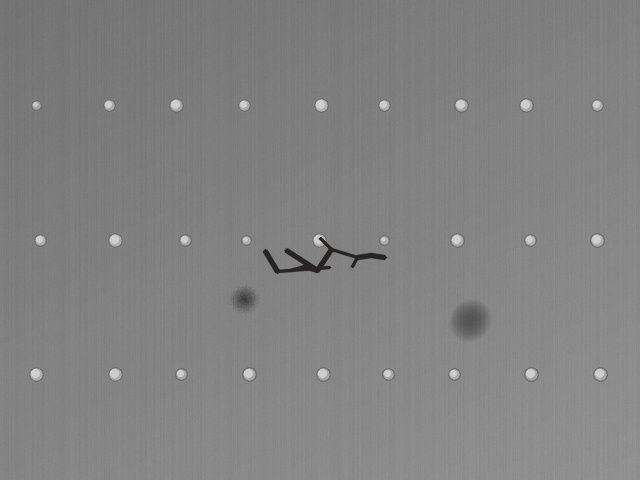
#> input picture backend/sample_panels/panel_000.jpg, 640 x 480 px
$ python cv_detector.py --image sample_panels/panel_000.jpg
#> lines starting #> are read from the running program, lines starting #| are printed output that depends on the picture; after the words box and inside, x2 and y2 are one past the last pixel; in counts of white or black regions, pixels touching at a corner belong together
"""Classical computer-vision defect detector for the knocked-down inspection demo.

No ML weights, no dataset, no GPU: detects the six aircraft-surface defect
classes with deterministic OpenCV pipelines. Exposes a minimal YOLO-compatible
interface (names + callable returning results with .boxes and .plot()) so it
drops straight into main.py's run_inference without touching the websocket /
video / batch / report paths.

    crack         dark jagged line        -> morphological black-hat + elongation
    scratch       bright thin line        -> morphological white-hat + elongation
    dent          soft elliptical shading -> local-background dark blob, roundish
    corrosion     rust-colored speckle    -> HSV hue segmentation
    missing-head  dark circular hole      -> dark blob, small + circular
    paint-peel    bright rough patch      -> brightness threshold, jagged boundary

Usage:
    python cv_detector.py --image panel.jpg
"""

import argparse
from pathlib import Path

import cv2
import numpy as np

CLASSES = ["crack", "dent", "corrosion", "scratch", "missing-head", "paint-peel-off"]
COLORS = {
    0: (0, 0, 255),      # crack       -> red
    1: (0, 140, 255),    # dent        -> orange
    2: (0, 255, 255),    # corrosion   -> yellow
    3: (255, 0, 0),      # scratch     -> blue
    4: (255, 0, 255),    # missing-head-> magenta
    5: (255, 255, 0),    # paint-peel  -> cyan
}


def _conf(value, lo, hi):
    """Map a raw feature strength onto a heuristic confidence in [0.15, 0.98]."""
    return float(np.clip((value - lo) / (hi - lo), 0.15, 0.98))


class _Box:
    """Mimics a single ultralytics box (cls, conf)."""

    # [4 lines left out: function __init__, not called in this run]


class _Boxes:
    def __init__(self, boxes):
        self._boxes = boxes

    def __iter__(self):
        return iter(self._boxes)

    def __len__(self):
        return len(self._boxes)


class _Result:
    """Mimics an ultralytics Results object (boxes + plot())."""

    # [20 lines left out: functions __init__, plot, not called in this run]


class CvDefectDetector:
    """Deterministic classical-CV engine behind the 'defect' model key."""

    def __init__(self, conf_threshold=0.30):
        self.names = {i: name for i, name in enumerate(CLASSES)}
        self.conf_threshold = conf_threshold

    # ---- YOLO-compatible entry point --------------------------------------
    # [11 lines left out: functions __call__, _to_bgr, not called in this run]

    # ---- component helpers -------------------------------------------------
    @staticmethod
    def _components(binary):
        n, _labels, stats, _centroids = cv2.connectedComponentsWithStats(binary, connectivity=8)
        comps = []
        for i in range(1, n):
            x, y, w, h, area = stats[i]
            comps.append((x, y, w, h, area))
        return comps

    @staticmethod
    def _aspect_ratio(mask):
        pts = np.column_stack(np.where(mask > 0))
        if len(pts) < 5:
            return 0.0
        rect = cv2.minAreaRect(pts)
        (rw, rh) = rect[1]
        return max(rw, rh) / max(1.0, min(rw, rh))

    # [8 lines left out: function _jaggedness, not called in this run]

    # ---- per-class detectors ----------------------------------------------
    def _cracks(self, gray, rust_mask):
        k = cv2.getStructuringElement(cv2.MORPH_ELLIPSE, (7, 7))
        blackhat = cv2.morphologyEx(gray, cv2.MORPH_BLACKHAT, k)
        _, bw = cv2.threshold(blackhat, 24, 255, cv2.THRESH_BINARY)
        bw[rust_mask > 0] = 0
        bw_d = cv2.dilate(bw, np.ones((3, 3), np.uint8))
        out = []
        for (x, y, w, h, area) in self._components(bw_d):
            if area < 60 or max(w, h) < 25:
                continue
            mask = bw_d[y:y + h, x:x + w]
            if self._aspect_ratio(mask) < 2.0:
                continue
            orig = bw[y:y + h, x:x + w]
            if (orig > 0).sum() < 25:
                continue
            mean_hat = float(blackhat[y:y + h, x:x + w][orig > 0].mean())
            out.append((0, _conf(mean_hat, 24, 90), x, y, x + w, y + h))
        return out

    def _scratches(self, gray):
        k = cv2.getStructuringElement(cv2.MORPH_ELLIPSE, (9, 9))
        whitehat = cv2.morphologyEx(gray, cv2.MORPH_TOPHAT, k)
        _, bw = cv2.threshold(whitehat, 26, 255, cv2.THRESH_BINARY)
        bw_d = cv2.dilate(bw, np.ones((3, 3), np.uint8))
        out = []
        for (x, y, w, h, area) in self._components(bw_d):
            if area < 50 or max(w, h) < 40:
                continue
            mask = bw_d[y:y + h, x:x + w]
            if self._aspect_ratio(mask) < 3.2:
                continue
            orig = bw[y:y + h, x:x + w]
            if (orig > 0).sum() < 25:
                continue
            mean_hat = float(whitehat[y:y + h, x:x + w][orig > 0].mean())
            out.append((3, _conf(mean_hat, 26, 80), x, y, x + w, y + h))
        return out

    def _dark_blobs(self, gray, rust_mask, line_mask):
        """Split dark regions into dents vs missing-head holes."""
        bg = cv2.GaussianBlur(gray, (0, 0), 25)
        diff = cv2.subtract(bg, gray)
        _, bw = cv2.threshold(diff, 12, 255, cv2.THRESH_BINARY)
        bw = cv2.morphologyEx(bw, cv2.MORPH_OPEN,
                              cv2.getStructuringElement(cv2.MORPH_ELLIPSE, (5, 5)))
        bw[line_mask > 0] = 0
        bw[rust_mask > 0] = 0
        bw_d = cv2.dilate(bw, cv2.getStructuringElement(cv2.MORPH_ELLIPSE, (11, 11)))
        dents, holes = [], []
        for (x, y, w, h, area) in self._components(bw_d):
            if area < 150 or area > 40000:
                continue
            if max(w, h) > 0.6 * gray.shape[1]:
                continue
            mask = bw_d[y:y + h, x:x + w]
            aspect = self._aspect_ratio(mask)
            if aspect > 3.2:
                continue
            orig = bw[y:y + h, x:x + w]
            o = orig > 0
            if o.sum() < 15:
                continue
            region_gray = gray[y:y + h, x:x + w][o]
            min_g = float(region_gray.min())
            mean_g = float(region_gray.mean())
            if mean_g > 150:
                continue  # only relatively darker vs a bright neighbour (peel edges)
            circular = float(o.sum()) / max(1.0, np.pi * (max(w, h) / 2.0) ** 2)
            if min_g < 85 and max(w, h) < 55 and circular > 0.2:
                holes.append((4, _conf(110 - min_g, 25, 100), x, y, x + w, y + h))
            elif min_g >= 80:
                depth = float(bg[y:y + h, x:x + w][o].mean()) - mean_g
                dents.append((1, _conf(depth, 8, 40), x, y, x + w, y + h))
        return dents, holes

    def _corrosion(self, hsv):
        h = hsv[:, :, 0].astype(np.int16)
        s = hsv[:, :, 1]
        v = hsv[:, :, 2]
        rust = ((h < 35) | (h > 150)) & (s > 45) & (v > 30) & (v < 225)
        rust = rust.astype(np.uint8) * 255
        rust = cv2.morphologyEx(rust, cv2.MORPH_CLOSE, np.ones((5, 5), np.uint8))
        rust = cv2.morphologyEx(rust, cv2.MORPH_OPEN, np.ones((3, 3), np.uint8))
        out = []
        for (x, y, w, hh, area) in self._components(rust):
            if area < 120:
                continue
            mask = rust[y:y + hh, x:x + w]
            sat = float(s[y:y + hh, x:x + w][mask > 0].mean())
            out.append((2, _conf(sat, 50, 110), x, y, x + w, y + hh))
        return out, rust

    def _paint_peels(self, gray):
        _, bw = cv2.threshold(gray, 205, 255, cv2.THRESH_BINARY)
        bw = cv2.morphologyEx(bw, cv2.MORPH_CLOSE, np.ones((5, 5), np.uint8))
        bw_d = cv2.dilate(bw, np.ones((5, 5), np.uint8))
        out = []
        for (x, y, w, h, area) in self._components(bw_d):
            if area < 200:
                continue
            mask = bw_d[y:y + h, x:x + w]
            if self._aspect_ratio(mask) > 3.5:
                continue
            orig = bw[y:y + h, x:x + w]
            o = orig > 0
            if o.sum() < 100 or o.sum() / max(1.0, w * h) < 0.15:
                continue
            mean_g = float(gray[y:y + h, x:x + w][o].mean())
            out.append((5, _conf(mean_g - 205, 4, 20), x, y, x + w, y + h))
        return out

    # ---- master pipeline ----------------------------------------------------
    def detect(self, bgr):
        gray = cv2.cvtColor(bgr, cv2.COLOR_BGR2GRAY)
        hsv = cv2.cvtColor(bgr, cv2.COLOR_BGR2HSV)
        corrosion, rust_mask = self._corrosion(hsv)
        k7 = cv2.getStructuringElement(cv2.MORPH_ELLIPSE, (7, 7))
        blackhat = cv2.morphologyEx(gray, cv2.MORPH_BLACKHAT, k7)
        _, line_bw = cv2.threshold(blackhat, 24, 255, cv2.THRESH_BINARY)
        thick = cv2.morphologyEx(line_bw, cv2.MORPH_OPEN,
                                 cv2.getStructuringElement(cv2.MORPH_ELLIPSE, (11, 11)))
        line_mask = cv2.dilate(line_bw & ~thick, np.ones((3, 3), np.uint8))
        dents, holes = self._dark_blobs(gray, rust_mask, line_mask)
        detections = (self._cracks(gray, rust_mask)
                      + self._scratches(gray)
                      + dents
                      + corrosion
                      + holes
                      + self._paint_peels(gray))
        return self._nms(detections)

    @staticmethod
    def _iou(a, b):
        ax1, ay1, ax2, ay2 = a[2:]
        bx1, by1, bx2, by2 = b[2:]
        ix1, iy1 = max(ax1, bx1), max(ay1, by1)
        ix2, iy2 = min(ax2, bx2), min(ay2, by2)
        inter = max(0, ix2 - ix1) * max(0, iy2 - iy1)
        union = (ax2 - ax1) * (ay2 - ay1) + (bx2 - bx1) * (by2 - by1) - inter
        return inter / max(1.0, union)

    @staticmethod
    def _nms(detections, iou_thresh=0.35):
        kept = []
        for d in detections:
            dup = None
            for k in kept:
                if k[0] == d[0] and CvDefectDetector._iou(k, d) > iou_thresh:
                    dup = k
                    break
            if dup is None:
                kept.append(d)
            elif d[1] > dup[1]:
                kept[kept.index(dup)] = d
        return kept


def main():
    ap = argparse.ArgumentParser(description="Classical CV defect detector")
    ap.add_argument("--image", required=True, help="path to image")
    ap.add_argument("--conf", type=float, default=0.30, help="confidence threshold")
    args = ap.parse_args()

    bgr = cv2.imread(str(Path(args.image)))
#> bgr is the input picture: shape (480, 640, 3); mean B, G, R 130, 130, 130
    if bgr is None:
        raise SystemExit(f"Could not read image: {args.image}")
    det = CvDefectDetector(conf_threshold=args.conf)
    detections = det.detect(bgr)
#> in _corrosion, `h = hsv[:, :, 0].astype(np.int16)`:
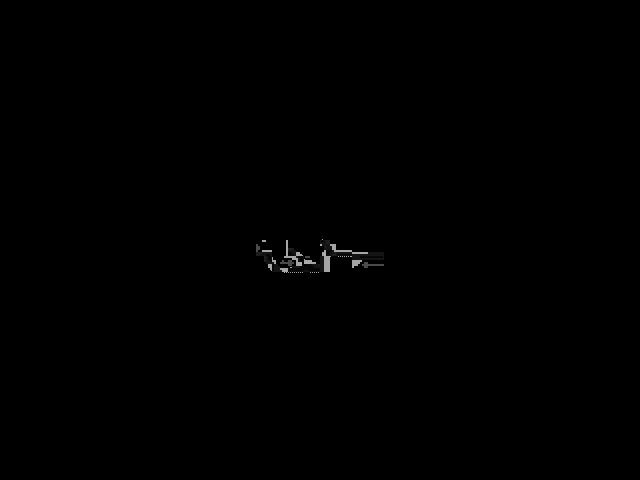
#> h: shape (480, 640) int16; min 0, max 173, mean 0.4
#> in _components, `n, _labels, stats, _centroids = cv2.connectedComponentsWithStats(binar..`: n = 1; stats = [[0, 0, 640, 480, 307200]]
#> after the loop in _corrosion, `for (x, y, w, hh, area) in self._components(rust):`: out = []
#> in detect, `_, line_bw = cv2.threshold(blackhat, 24, 255, cv2.THRESH_BINARY)`:
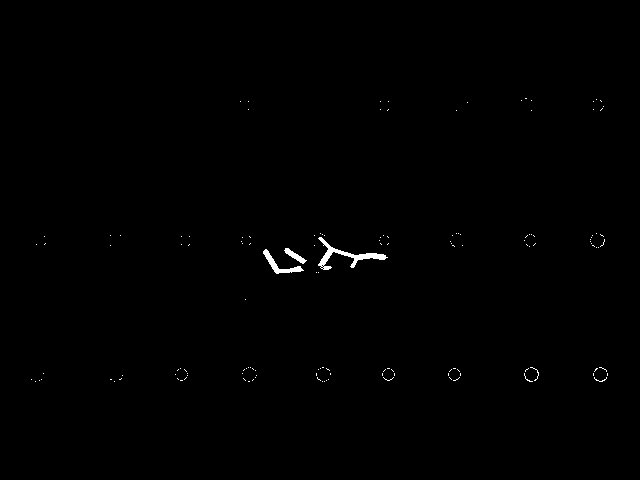
#> line_bw: shape (480, 640); 0.39% white; 140 white regions (136 under 20 px), largest, box (x1, y1, x2, y2) and area: (318, 237, 388, 270) 501, (263, 249, 304, 274) 252, (284, 248, 307, 264) 126, (530, 367, 539, 381) 21
#> in _dark_blobs, `bw[line_mask > 0] = 0`:
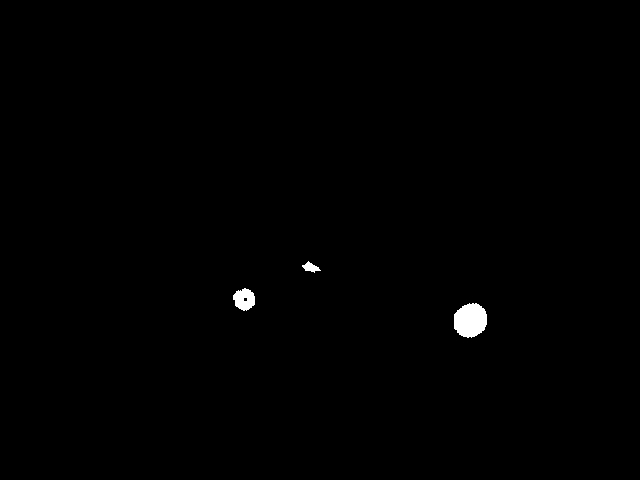
#> bw: shape (480, 640); 0.45% white; 3 white regions, box (x1, y1, x2, y2) and area: (454, 303, 487, 338) 908, (233, 288, 255, 311) 362, (302, 261, 321, 273) 113
#> the loop in _dark_blobs, `for (x, y, w, h, area) in self._components(bw_d):` made 3 passes
#> (x, y, w, h, area, rect in _aspect_ratio, rw in _aspect_ratio, rh in _aspect_ratio) on passes 1 to 3: (297, 256, 29, 22, 423, ((12.01, 13.69), (19.21, 28.64), -30.96), 19.21, 28.64), (228, 283, 32, 33, 807, ((16.3, 16.1), (31.62, 30.99), -71.57), 31.62, 30.99), (449, 298, 43, 45, 1537, ((22, 21), (42, 44), -90), 42, 44)
#> pass 1, in _dark_blobs, `mask = bw_d[y:y + h, x:x + w]`:
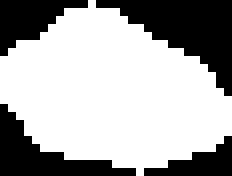
#> mask: shape (22, 29) (shown 8 times larger); 66.3% white; 4 black regions, box (x1, y1, x2, y2) and area: (12, 0, 29, 12) 91, (0, 13, 17, 22) 57, (0, 0, 11, 7) 40, (18, 17, 29, 22) 27
#> after the loop in _dark_blobs, `for (x, y, w, h, area) in self._components(bw_d):`:
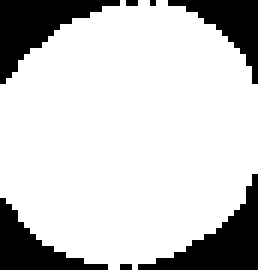
#> mask: shape (45, 43) (shown 6 times larger); 79.4% white; 7 black regions (3 under 20 px), largest, box (x1, y1, x2, y2) and area: (0, 0, 20, 14) 116, (23, 29, 43, 45) 116, (0, 33, 18, 45) 83, (28, 0, 43, 14) 78
#> after the loop in _dark_blobs, `for (x, y, w, h, area) in self._components(bw_d):`: holes = [(4, 0.333, 228, 283, 260, 316), (4, 0.15, 449, 298, 492, 343)]
#> in detect, `dents, holes = self._dark_blobs(gray, rust_mask, line_mask)`: dents = []
#> the loop in _cracks, `for (x, y, w, h, area) in self._components(bw_d):` made 66 passes
#> (x, y, w, h, area) on passes 11, 19, 20, 22, 30, 35, 42, 50: (599, 105, 6, 7, 26), (455, 232, 7, 4, 22), (523, 233, 13, 9, 53), (589, 233, 17, 16, 123), (378, 234, 7, 12, 41), (449, 240, 7, 8, 31), (525, 243, 6, 5, 21), (176, 367, 6, 5, 21)
#> in _scratches, `bw_d = cv2.dilate(bw, np.ones((3, 3), np.uint8))`:
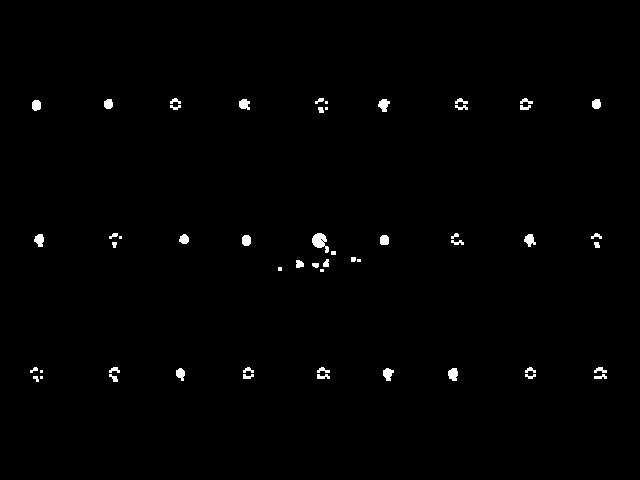
#> bw_d: shape (480, 640); 0.83% white; 53 white regions (8 under 20 px), largest, box (x1, y1, x2, y2) and area: (312, 233, 329, 253) 193, (448, 368, 458, 381) 102, (378, 99, 390, 112) 101
#> the loop in _scratches, `for (x, y, w, h, area) in self._components(bw_d):` made 53 passes
#> (x, y, w, h, area) on passes 1 to 8: (104, 99, 9, 10, 76), (170, 98, 11, 6, 38), (239, 99, 11, 11, 92), (315, 98, 9, 6, 31), (378, 99, 12, 13, 101), (455, 98, 13, 6, 44), (520, 98, 13, 6, 44), (592, 99, 9, 10, 76)
#> in _paint_peels, `bw_d = cv2.dilate(bw, np.ones((5, 5), np.uint8))`:
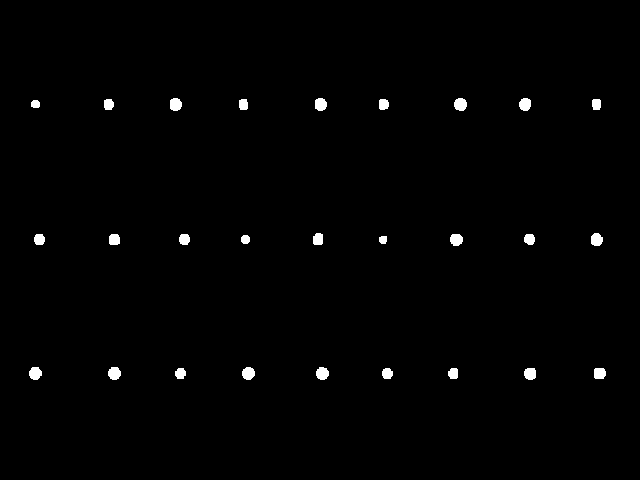
#> bw_d: shape (480, 640); 0.96% white; 27 white regions, largest, box (x1, y1, x2, y2) and area: (454, 98, 467, 111) 137, (108, 367, 121, 380) 135, (242, 367, 255, 380) 134
#> the loop in _paint_peels, `for (x, y, w, h, area) in self._components(bw_d):` made 27 passes
#> (x, y, w, h, area) on passes 1 to 8: (104, 99, 10, 11, 96), (170, 98, 12, 13, 131), (239, 99, 9, 11, 91), (315, 98, 12, 13, 130), (379, 99, 10, 11, 97), (454, 98, 13, 13, 137), (519, 98, 12, 13, 128), (592, 99, 9, 11, 92)
#> in detect, `detections = (self._cracks(gray, rust_mask) + self._scratches(gray) + ..`: detections has the same summary as holes in _dark_blobs
#> the loop in _nms, `for d in detections:` made 2 passes
#> after the loop in _nms, `for d in detections:`: kept has the same summary as holes in _dark_blobs
#> detections has the same summary as holes in _dark_blobs
    detections = [d for d in detections if d[1] >= args.conf]
#> detections = [(4, 0.333, 228, 283, 260, 316)]
    if not detections:
        print("No defects detected (PASS).")
    for cls_idx, conf, x1, y1, x2, y2 in detections:
        print(f"{CLASSES[cls_idx]:<14} conf={conf:.2f}  box=({x1},{y1})-({x2},{y2})")
#> this loop made 1 pass
#> (printed output is left out)


if __name__ == "__main__":
    main()

$ run again, on backend/sample_panels/panel_002.jpg
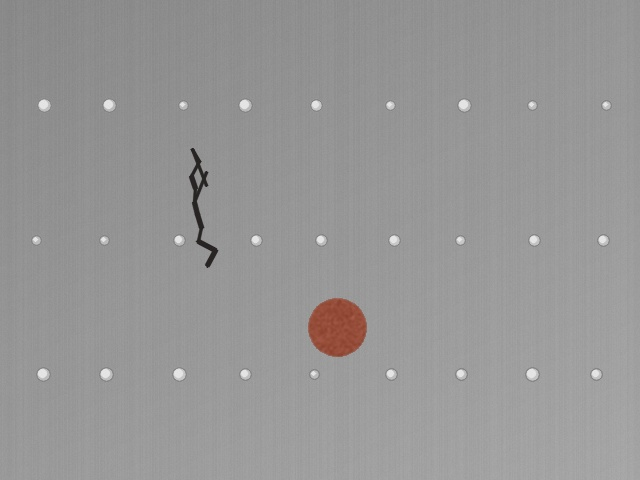
#> input picture backend/sample_panels/panel_002.jpg, 640 x 480 px
#> in main, bgr is the input picture: shape (480, 640, 3); mean B, G, R 150.3, 150.4, 151.1
#> hsv: shape (480, 640, 3); mean H, S, V 0.8, 1.4, 151.1
#> in _corrosion, `rust = ((h < 35) | (h > 150)) & (s > 45) & (v > 30) & (v < 225)`:
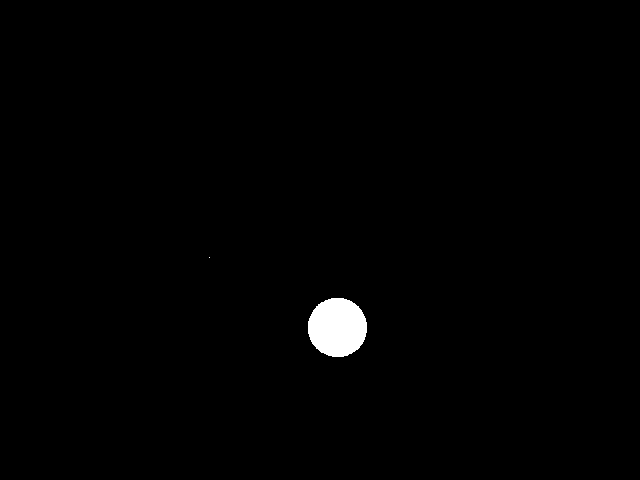
#> rust: shape (480, 640) bool; 0.9% white; 2 white regions (1 under 20 px), largest, box (x1, y1, x2, y2) and area: (308, 298, 367, 357) 2758
#> _labels: shape (480, 640) int32; values 0 (black) and 1 (white), 0.9% white; 1 white region, box (x1, y1, x2, y2) and area: (308, 298, 367, 357) 2758
#> n = 2; stats = [[0, 0, 640, 480, 304442], [308, 298, 59, 59, 2758]]
#> the loop in _corrosion, `for (x, y, w, hh, area) in self._components(rust):` made 1 pass
#> (x, y, w, hh, area, sat) on pass 1: (308, 298, 59, 59, 2758, 150)
#> after the loop in _corrosion, `for (x, y, w, hh, area) in self._components(rust):`: out = [(2, 0.98, 308, 298, 367, 357)]
#> line_bw: shape (480, 640); 0.36% white; 126 white regions (125 under 20 px), largest, box (x1, y1, x2, y2) and area: (189, 148, 219, 268) 840
#> thick: shape (480, 640); every value is 0
#> line_mask: shape (480, 640); 0.92% white; 62 white regions (47 under 20 px), largest, box (x1, y1, x2, y2) and area: (188, 147, 220, 269) 1276, (524, 366, 541, 383) 144, (454, 367, 469, 382) 124
#> _labels: shape (480, 640) int32; every value is 0
#> after the loop in _dark_blobs, `for (x, y, w, h, area) in self._components(bw_d):`: dents = []
#> _labels: shape (480, 640) int32; 59 distinct labels, from 0 to 58
#> the loop in _cracks, `for (x, y, w, h, area) in self._components(bw_d):` made 58 passes
#> (x, y, w, h, area) on passes 2, 8, 17, 18, 19, 20, 27, 38: (601, 99, 6, 5, 21), (608, 100, 5, 10, 34), (321, 233, 6, 5, 21), (387, 233, 8, 13, 45), (529, 233, 13, 8, 51), (596, 233, 15, 15, 113), (455, 234, 12, 7, 46), (528, 242, 13, 6, 49)
#> after the loop in _cracks, `for (x, y, w, h, area) in self._components(bw_d):`: out = [(0, 0.951, 188, 147, 220, 269)]
#> _labels: shape (480, 640) int32; 46 distinct labels, from 0 to 45
#> the loop in _scratches, `for (x, y, w, h, area) in self._components(bw_d):` made 45 passes
#> (x, y, w, h, area) on passes 1, 2, 3, 4, 5, 7, 8, 9: (38, 98, 8, 6, 27), (103, 98, 13, 6, 46), (239, 98, 13, 6, 44), (310, 99, 12, 13, 110), (458, 98, 11, 6, 38), (179, 100, 9, 11, 83), (386, 100, 9, 11, 87), (528, 100, 9, 11, 85)
#> after the loop in _scratches, `for (x, y, w, h, area) in self._components(bw_d):`: out = []
#> in _paint_peels, `bw_d = cv2.dilate(bw, np.ones((5, 5), np.uint8))`:
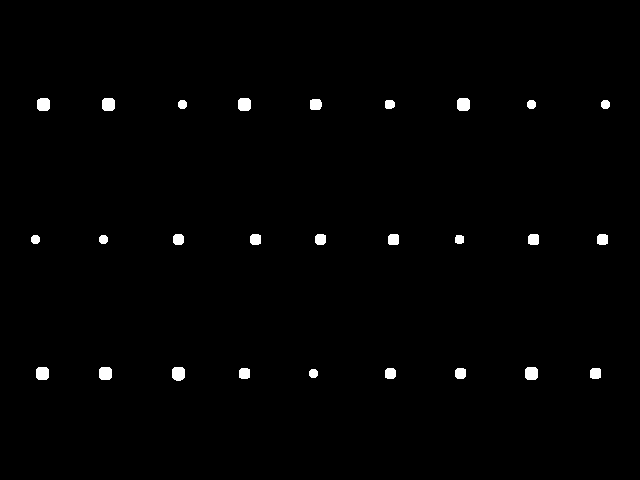
#> bw_d: shape (480, 640); 1% white; 27 white regions, largest, box (x1, y1, x2, y2) and area: (172, 367, 185, 381) 162, (102, 98, 115, 111) 157, (238, 98, 251, 111) 157
#> _labels: shape (480, 640) int32; 28 distinct labels, from 0 to 27
#> the loop in _paint_peels, `for (x, y, w, h, area) in self._components(bw_d):` made 27 passes
#> (x, y, w, h, area) on passes 1 to 8: (37, 98, 13, 13, 156), (102, 98, 13, 13, 157), (238, 98, 13, 13, 157), (310, 99, 12, 11, 121), (457, 98, 13, 13, 157), (178, 100, 9, 9, 69), (385, 100, 10, 9, 81), (527, 100, 9, 9, 69)
#> in detect, `detections = (self._cracks(gray, rust_mask) + self._scratches(gray) + ..`: detections = [(0, 0.951, 188, 147, 220, 269), (2, 0.98, 308, 298, 367, 357)]
#> the loop in _nms, `for d in detections:` made 2 passes
#> after the loop in _nms, `for d in detections:`: kept has the same summary as detections in detect
#> the loop in main, `for cls_idx, conf, x1, y1, x2, y2 in detections:` made 2 passes
#> (printed output is left out)
